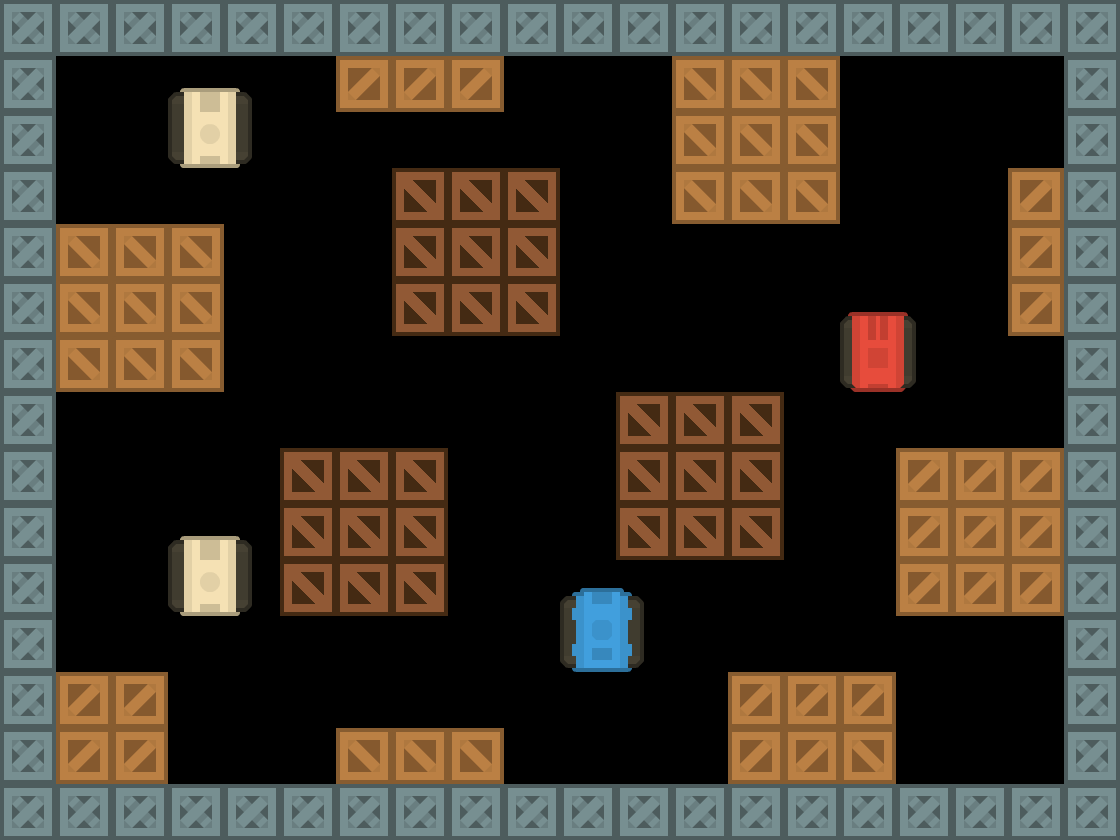

Tiled map render using the project's own tile images. Description and the whole map definition, tile-layer contents included, below:
An orthogonal 20x15 tile map with 56x56 px tiles, 7 tile layers (Obstacles, Breakable Obstacles, Explodables, Player, ...).

<map version="1.9" tiledversion="1.9.2" orientation="orthogonal" renderorder="right-down" width="20" height="15" tilewidth="56" tileheight="56" infinite="0" nextlayerid="14" nextobjectid="1">
 <tileset firstgid="1" source="tiles.tsx" />
 <layer id="1" name="Obstacles" width="20" height="15">
  <data encoding="csv">
67,67,67,67,67,67,67,67,67,67,67,67,67,67,67,67,67,67,67,67,
67,0,0,0,0,0,2684354628,2684354628,2684354628,0,0,0,68,68,68,0,0,0,0,67,
67,0,0,0,0,0,0,0,0,0,0,0,68,68,68,0,0,0,0,67,
67,0,0,0,0,0,0,0,0,0,0,0,68,68,68,0,0,0,2684354628,67,
67,68,68,68,0,0,0,0,0,0,0,0,0,0,0,0,0,0,2684354628,67,
67,68,68,68,0,0,0,0,0,0,0,0,0,0,0,0,0,0,2684354628,67,
67,68,68,68,0,0,0,0,0,0,0,0,0,0,0,0,0,0,0,67,
67,0,0,0,0,0,0,0,0,0,0,0,0,0,0,0,0,0,0,67,
67,0,0,0,0,0,0,0,0,0,0,0,0,0,0,0,2684354628,2684354628,2684354628,67,
67,0,0,0,0,0,0,0,0,0,0,0,0,0,0,0,2684354628,2684354628,2684354628,67,
67,0,0,0,0,0,0,0,0,0,0,0,0,0,0,0,2684354628,2684354628,2684354628,67,
67,0,0,0,0,0,0,0,0,0,0,0,0,0,0,0,0,0,0,67,
67,2684354628,2684354628,0,0,0,0,0,0,0,0,0,0,2684354628,2684354628,2684354628,0,0,0,67,
67,2684354628,2684354628,0,0,0,0,0,0,0,0,0,0,2684354628,2684354628,68,0,0,0,67,
67,67,67,67,67,67,67,67,67,67,67,67,67,67,67,67,67,67,67,67
</data>
 </layer>
 <layer id="3" name="Breakable Obstacles" width="20" height="15">
  <data encoding="csv">
0,0,0,0,0,0,0,0,0,0,0,0,0,0,0,0,0,0,0,0,
0,0,0,0,0,0,0,0,0,0,0,0,0,0,0,0,0,0,0,0,
0,0,0,0,0,0,0,0,0,0,0,0,0,0,0,0,0,0,0,0,
0,0,0,0,0,0,0,93,93,93,0,0,0,0,0,0,0,0,0,0,
0,0,0,0,0,0,0,93,93,93,0,0,0,0,0,0,0,0,0,0,
0,0,0,0,0,0,0,93,93,93,0,0,0,0,0,0,0,0,0,0,
0,0,0,0,0,0,0,0,0,0,0,0,0,0,0,0,0,0,0,0,
0,0,0,0,0,0,0,0,0,0,0,93,93,93,0,0,0,0,0,0,
0,0,0,0,0,93,93,93,0,0,0,93,93,93,0,0,0,0,0,0,
0,0,0,0,0,93,93,93,0,0,0,93,93,93,0,0,0,0,0,0,
0,0,0,0,0,93,93,93,0,0,0,0,0,0,0,0,0,0,0,0,
0,0,0,0,0,0,0,0,0,0,0,0,0,0,0,0,0,0,0,0,
0,0,0,0,0,0,0,0,0,0,0,0,0,0,0,0,0,0,0,0,
0,0,0,0,0,0,68,68,68,0,0,0,0,0,0,0,0,0,0,0,
0,0,0,0,0,0,0,0,0,0,0,0,0,0,0,0,0,0,0,0
</data>
 </layer>
 <layer id="13" name="Explodables" width="20" height="15">
  <data encoding="csv">
0,0,0,0,0,0,0,0,0,0,0,0,0,0,0,0,0,0,0,0,
0,0,0,0,0,0,0,0,0,0,0,0,0,0,0,0,0,0,0,0,
0,0,0,0,0,0,0,0,0,0,0,0,0,0,0,0,0,0,0,0,
0,0,0,0,0,0,0,0,0,0,0,0,0,0,0,0,0,0,0,0,
0,0,0,0,0,0,0,0,0,0,0,0,0,0,0,0,0,0,0,0,
0,0,0,0,0,0,0,0,0,0,0,0,0,0,0,0,0,0,0,0,
0,0,0,0,0,0,0,0,0,0,0,0,0,0,0,0,0,0,0,0,
0,0,0,0,0,0,0,0,0,0,0,0,0,0,0,0,0,0,0,0,
0,0,0,0,0,0,0,0,0,0,0,0,0,0,0,0,0,0,0,0,
0,0,0,0,0,0,0,0,0,0,0,0,0,0,0,0,0,0,0,0,
0,0,0,0,0,0,0,0,0,0,0,0,0,0,0,0,0,0,0,0,
0,0,0,0,0,0,0,0,0,0,0,0,0,0,0,0,0,0,0,0,
0,0,0,0,0,0,0,0,0,0,0,0,0,0,0,0,0,0,0,0,
0,0,0,0,0,0,0,0,0,0,0,0,0,0,0,0,0,0,0,0,
0,0,0,0,0,0,0,0,0,0,0,0,0,0,0,0,0,0,0,0
</data>
 </layer>
 <layer id="8" name="Player" width="20" height="15">
  <data encoding="csv">
0,0,0,0,0,0,0,0,0,0,0,0,0,0,0,0,0,0,0,0,
0,0,0,0,0,0,0,0,0,0,0,0,0,0,0,0,0,0,0,0,
0,0,0,0,0,0,0,0,0,0,0,0,0,0,0,0,0,0,0,0,
0,0,0,0,0,0,0,0,0,0,0,0,0,0,0,0,0,0,0,0,
0,0,0,0,0,0,0,0,0,0,0,0,0,0,0,0,0,0,0,0,
0,0,0,0,0,0,0,0,0,0,0,0,0,0,0,0,0,0,0,0,
0,0,0,0,0,0,0,0,0,0,0,0,0,0,0,0,0,0,0,0,
0,0,0,0,0,0,0,0,0,0,0,0,0,0,0,0,0,0,0,0,
0,0,0,0,0,0,0,0,0,0,0,0,0,0,0,0,0,0,0,0,
0,0,0,0,0,0,0,0,0,0,0,0,0,0,0,0,0,0,0,0,
0,0,0,0,0,0,0,0,0,0,0,0,0,0,0,0,0,0,0,0,
0,0,0,0,0,0,0,0,0,0,79,0,0,0,0,0,0,0,0,0,
0,0,0,0,0,0,0,0,0,0,0,0,0,0,0,0,0,0,0,0,
0,0,0,0,0,0,0,0,0,0,0,0,0,0,0,0,0,0,0,0,
0,0,0,0,0,0,0,0,0,0,0,0,0,0,0,0,0,0,0,0
</data>
 </layer>
 <layer id="9" name="Easy Enemies" width="20" height="15">
  <data encoding="csv">
0,0,0,0,0,0,0,0,0,0,0,0,0,0,0,0,0,0,0,0,
0,0,0,0,0,0,0,0,0,0,0,0,0,0,0,0,0,0,0,0,
0,0,0,84,0,0,0,0,0,0,0,0,0,0,0,0,0,0,0,0,
0,0,0,0,0,0,0,0,0,0,0,0,0,0,0,0,0,0,0,0,
0,0,0,0,0,0,0,0,0,0,0,0,0,0,0,0,0,0,0,0,
0,0,0,0,0,0,0,0,0,0,0,0,0,0,0,0,0,0,0,0,
0,0,0,0,0,0,0,0,0,0,0,0,0,0,0,0,0,0,0,0,
0,0,0,0,0,0,0,0,0,0,0,0,0,0,0,0,0,0,0,0,
0,0,0,0,0,0,0,0,0,0,0,0,0,0,0,0,0,0,0,0,
0,0,0,0,0,0,0,0,0,0,0,0,0,0,0,0,0,0,0,0,
0,0,0,84,0,0,0,0,0,0,0,0,0,0,0,0,0,0,0,0,
0,0,0,0,0,0,0,0,0,0,0,0,0,0,0,0,0,0,0,0,
0,0,0,0,0,0,0,0,0,0,0,0,0,0,0,0,0,0,0,0,
0,0,0,0,0,0,0,0,0,0,0,0,0,0,0,0,0,0,0,0,
0,0,0,0,0,0,0,0,0,0,0,0,0,0,0,0,0,0,0,0
</data>
 </layer>
 <layer id="11" name="Medium Enemies" width="20" height="15">
  <data encoding="csv">
0,0,0,0,0,0,0,0,0,0,0,0,0,0,0,0,0,0,0,0,
0,0,0,0,0,0,0,0,0,0,0,0,0,0,0,0,0,0,0,0,
0,0,0,0,0,0,0,0,0,0,0,0,0,0,0,0,0,0,0,0,
0,0,0,0,0,0,0,0,0,0,0,0,0,0,0,0,0,0,0,0,
0,0,0,0,0,0,0,0,0,0,0,0,0,0,0,0,0,0,0,0,
0,0,0,0,0,0,0,0,0,0,0,0,0,0,0,0,0,0,0,0,
0,0,0,0,0,0,0,0,0,0,0,0,0,0,0,82,0,0,0,0,
0,0,0,0,0,0,0,0,0,0,0,0,0,0,0,0,0,0,0,0,
0,0,0,0,0,0,0,0,0,0,0,0,0,0,0,0,0,0,0,0,
0,0,0,0,0,0,0,0,0,0,0,0,0,0,0,0,0,0,0,0,
0,0,0,0,0,0,0,0,0,0,0,0,0,0,0,0,0,0,0,0,
0,0,0,0,0,0,0,0,0,0,0,0,0,0,0,0,0,0,0,0,
0,0,0,0,0,0,0,0,0,0,0,0,0,0,0,0,0,0,0,0,
0,0,0,0,0,0,0,0,0,0,0,0,0,0,0,0,0,0,0,0,
0,0,0,0,0,0,0,0,0,0,0,0,0,0,0,0,0,0,0,0
</data>
 </layer>
 <layer id="12" name="Hard Enemies" width="20" height="15">
  <data encoding="csv">
0,0,0,0,0,0,0,0,0,0,0,0,0,0,0,0,0,0,0,0,
0,0,0,0,0,0,0,0,0,0,0,0,0,0,0,0,0,0,0,0,
0,0,0,0,0,0,0,0,0,0,0,0,0,0,0,0,0,0,0,0,
0,0,0,0,0,0,0,0,0,0,0,0,0,0,0,0,0,0,0,0,
0,0,0,0,0,0,0,0,0,0,0,0,0,0,0,0,0,0,0,0,
0,0,0,0,0,0,0,0,0,0,0,0,0,0,0,0,0,0,0,0,
0,0,0,0,0,0,0,0,0,0,0,0,0,0,0,0,0,0,0,0,
0,0,0,0,0,0,0,0,0,0,0,0,0,0,0,0,0,0,0,0,
0,0,0,0,0,0,0,0,0,0,0,0,0,0,0,0,0,0,0,0,
0,0,0,0,0,0,0,0,0,0,0,0,0,0,0,0,0,0,0,0,
0,0,0,0,0,0,0,0,0,0,0,0,0,0,0,0,0,0,0,0,
0,0,0,0,0,0,0,0,0,0,0,0,0,0,0,0,0,0,0,0,
0,0,0,0,0,0,0,0,0,0,0,0,0,0,0,0,0,0,0,0,
0,0,0,0,0,0,0,0,0,0,0,0,0,0,0,0,0,0,0,0,
0,0,0,0,0,0,0,0,0,0,0,0,0,0,0,0,0,0,0,0
</data>
 </layer>
</map>
